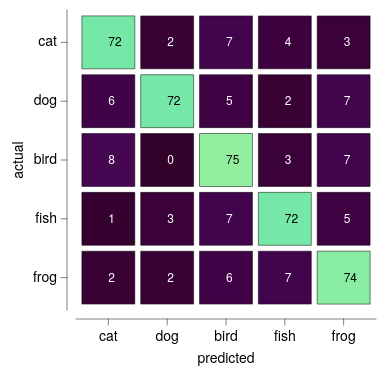

Specify this chart in Vega-Lite:
### Vega-Lite specification from a JSON file in a GitHub repository (floating-point values rounded to 4 significant figures)
{"background": null, "config": {"arc": {"fill": "#DBDBDB", "fillOpacity": 1.0, "innerRadius": 37.5, "padAngle": 0.03, "stroke": "black", "strokeOpacity": 1, "strokeWidth": 0.25}, "area": {"fill": "#DBDBDB", "fillOpacity": 1.0, "stroke": "black", "strokeOpacity": 1, "strokeWidth": 0.25}, "axis": {"domain": true, "domainCap": "round", "domainColor": "black", "domainWidth": 0.25, "grid": false, "gridCap": "round", "gridColor": "#F1F1F1", "gridDash": [0, 0], "gridOpacity": 1.0, "gridWidth": 0.25, "labelColor": "black", "labelFont": "Helvetica Neue", "labelFontSize": 7, "labelFontStyle": "normal", "labelFontWeight": 400, "offset": 4.5, "ticks": true, "tickCap": "round", "tickColor": "black", "tickRound": false, "tickSize": 3, "tickWidth": 0.25, "titleColor": "black", "titleFont": "Helvetica Neue", "titleFontSize": 7, "titleFontStyle": "normal", "titleFontWeight": 400}, "axisX": {"domain": true, "labelAlign": "center", "labelAngle": 0, "labels": true, "ticks": true, "translate": 0}, "axisY": {"domain": true, "labelAlign": "right", "labelAngle": 0, "labels": true, "ticks": true, "translate": 0}, "axisRight": {"domain": true, "labelAlign": "left", "labelAngle": 0, "labels": true, "ticks": true, "translate": 0}, "axisTop": {"domain": true, "labelAlign": "center", "labelAngle": 0, "labels": true, "ticks": true, "translate": 0}, "axisBand": {"tickOffset": 0}, "bar": {"fill": "#DBDBDB", "fillOpacity": 1.0, "stroke": "black", "strokeOpacity": 1, "strokeWidth": 0.25}, "boxplot": {"size": 13.5, "ticks": {"cornerRadius": 0.25, "fill": "black", "opacity": 1, "size": 6.75, "thickness": 0.25}, "box": {"fillOpacity": 1.0, "stroke": "black", "strokeOpacity": 1, "strokeWidth": 0.25}, "median": {"cornerRadius": 0, "fill": "black", "fillOpacity": 1.0, "opacity": 1, "size": 13.5, "thickness": 0.25}, "rule": {"fill": "black", "fillOpacity": 1.0, "size": 15.0, "stroke": "black", "strokeDash": [0, 0], "strokeOpacity": 1, "strokeWidth": 0.25}, "outliers": {"color": "black", "fill": "black", "fillOpacity": 1.0, "size": 0, "stroke": "black", "strokeOpacity": 1, "strokeWidth": 0.25}}, "circle": {"fill": "black", "fillOpacity": 1.0, "size": 0.75, "stroke": null, "strokeOpacity": 1, "strokeWidth": 0.25}, "errorband": {"band": {"fillOpacity": 0.6, "stroke": null, "strokeWidth": 0.25, "strokeOpacity": 1}, "borders": {"opacity": 0, "strokeOpacity": 0.25, "strokeWidth": 1}}, "errorbar": {"opacity": 1, "rule": {"strokeDash": [0, 0], "strokeWidth": 0.25}, "ticks": {"color": "black", "cornerRadius": 0.125, "opacity": 1, "size": 9.0, "thickness": 0.25}, "thickness": 0.25}, "font": "Helvetica Neue", "geoshape": {"fill": "#DBDBDB", "fillOpacity": 1.0, "stroke": "black", "strokeOpacity": 1, "strokeWidth": 0.25}, "header": {"labelColor": "black", "labelFont": "Helvetica Neue", "labelFontSize": 7, "labelFontStyle": "normal", "labelFontWeight": 400, "titleColor": "black", "titleFont": "Helvetica Neue", "titleFontSize": 7, "titleFontStyle": "normal", "titleFontWeight": 400, "titlePadding": 0}, "legend": {"disable": false, "offset": 4.5, "titlePadding": 4, "labelOffset": 2, "gradientLabelOffset": 2, "gradientLength": 75.0, "gradientThickness": 7.5, "gradientOpacity": 1.0, "gradientStrokeColor": "black", "gradientStrokeWidth": 0.25, "labelColor": "black", "labelFont": "Helvetica Neue", "labelFontSize": 7, "labelFontStyle": "normal", "labelFontWeight": 400, "strokeColor": "black", "strokeWidth": 0, "symbolSize": 42, "symbolStrokeColor": "black", "symbolStrokeWidth": 0.25, "titleColor": "black", "titleFont": "Helvetica Neue", "titleFontSize": 7, "titleFontStyle": "normal", "titleFontWeight": 400}, "line": {"color": "black", "stroke": "black", "strokeCap": "round", "strokeDash": [0, 0], "strokeOpacity": 1, "strokeWidth": 0.375}, "point": {"filled": true, "fill": "#DBDBDB", "fillOpacity": 1.0, "size": 7.5, "stroke": "black", "strokeOpacity": 1, "strokeWidth": 0.25}, "range": {"category": ["#C6D9F1", "#F1C9CB", "#FEF0B9", "#CEE37A", "#7AA8E0", "#E589A3", "#FDDD5D", "#68B961", "#4177B1", "#C35082", "#E5C227", "#438156"], "diverging": {"scheme": ["#C35082", "#CE6D94", "#D989A7", "#E2A4BA", "#EABFCE", "#F1DBE2", "#F6F6F6", "#D7E0EB", "#B9CBE0", "#9BB6D5", "#7DA1C9", "#5F8CBD", "#4177B1"]}, "heatmap": {"scheme": ["#32022B", "#43044D", "#4C196E", "#4D338C", "#484DA6", "#3A68BB", "#1D83CA", "#1D9CCB", "#23B5C9", "#28CDC5", "#4DE0B4", "#91EE9F"]}, "ordinal": {"scheme": ["#F1F1F1", "#DBDBDB", "#C6C6C6", "#B2B2B2", "#9D9D9D", "#898989", "#767676", "#636363", "#515151", "#404040", "#2F2F2F", "#1F1F1F"]}, "ramp": {"scheme": ["#32022B", "#43044D", "#4C196E", "#4D338C", "#484DA6", "#3A68BB", "#1D83CA", "#1D9CCB", "#23B5C9", "#28CDC5", "#4DE0B4", "#91EE9F"]}}, "rule": {"color": "black", "stroke": "black", "strokeCap": "round", "strokeDash": [2, 2], "strokeOpacity": 1, "strokeWidth": 0.25}, "scale": {"bandPaddingInner": 0.1, "bandPaddingOuter": 0.1, "round": false}, "rect": {"fill": "#DBDBDB", "fillOpacity": 1.0, "stroke": "black", "strokeOpacity": 1, "strokeWidth": 0.25}, "square": {"fill": "#DBDBDB", "fillOpacity": 1.0, "size": 15.0, "stroke": "black", "strokeOpacity": 1, "strokeWidth": 0.25}, "text": {"color": "black", "font": "Helvetica Neue", "fontSize": 7, "fontStyle": "normal", "fontWeight": 400}, "tick": {"color": "black", "cornerRadius": 0.125, "opacity": 1.0, "size": 13.5, "thickness": 0.25}, "title": {"anchor": "middle", "frame": "group", "color": "black", "font": "Helvetica Neue", "fontSize": 7, "fontStyle": "normal", "fontWeight": 400, "subtitleColor": "black", "subtitleFont": "Helvetica Neue", "subtitleFontSize": "Helvetica Neue", "subtitleFontStyle": "normal", "subtitleFontWeight": 400}, "trail": {"color": "black", "opacity": 1, "size": 0.375}, "view": {"continuousWidth": 150, "continuousHeight": 150, "discreteWidth": 150, "discreteHeight": 150, "fill": null, "stroke": null, "strokeWidth": 0.25}}, "layer": [{"data": {"name": "data-75049736d06c4bde48e9df5d371b93f2"}, "mark": {"type": "rect"}, "encoding": {"color": {"field": "n", "legend": null, "title": null, "type": "quantitative"}, "x": {"field": "pred", "sort": ["cat", "dog", "bird", "fish", "frog"], "title": "predicted", "type": "nominal"}, "y": {"field": "true", "sort": ["cat", "dog", "bird", "fish", "frog"], "title": "actual", "type": "nominal"}}}, {"layer": [{"data": {"values": [{"__dysonsphere__": 1}]}, "mark": {"type": "text", "align": "left", "angle": 0, "baseline": "middle", "color": "black", "dx": 0, "dy": 0, "fontSize": 6, "opacity": 1.0}, "encoding": {"text": {"value": "72"}, "x": {"datum": "cat"}, "y": {"datum": "cat"}}}, {"data": {"values": [{"__dysonsphere__": 1}]}, "mark": {"type": "text", "align": "left", "angle": 0, "baseline": "middle", "color": "white", "dx": 0, "dy": 0, "fontSize": 6, "opacity": 1.0}, "encoding": {"text": {"value": "2"}, "x": {"datum": "dog"}, "y": {"datum": "cat"}}}, {"data": {"values": [{"__dysonsphere__": 1}]}, "mark": {"type": "text", "align": "left", "angle": 0, "baseline": "middle", "color": "white", "dx": 0, "dy": 0, "fontSize": 6, "opacity": 1.0}, "encoding": {"text": {"value": "7"}, "x": {"datum": "bird"}, "y": {"datum": "cat"}}}, {"data": {"values": [{"__dysonsphere__": 1}]}, "mark": {"type": "text", "align": "left", "angle": 0, "baseline": "middle", "color": "white", "dx": 0, "dy": 0, "fontSize": 6, "opacity": 1.0}, "encoding": {"text": {"value": "4"}, "x": {"datum": "fish"}, "y": {"datum": "cat"}}}, {"data": {"values": [{"__dysonsphere__": 1}]}, "mark": {"type": "text", "align": "left", "angle": 0, "baseline": "middle", "color": "white", "dx": 0, "dy": 0, "fontSize": 6, "opacity": 1.0}, "encoding": {"text": {"value": "3"}, "x": {"datum": "frog"}, "y": {"datum": "cat"}}}, {"data": {"values": [{"__dysonsphere__": 1}]}, "mark": {"type": "text", "align": "left", "angle": 0, "baseline": "middle", "color": "white", "dx": 0, "dy": 0, "fontSize": 6, "opacity": 1.0}, "encoding": {"text": {"value": "6"}, "x": {"datum": "cat"}, "y": {"datum": "dog"}}}, {"data": {"values": [{"__dysonsphere__": 1}]}, "mark": {"type": "text", "align": "left", "angle": 0, "baseline": "middle", "color": "black", "dx": 0, "dy": 0, "fontSize": 6, "opacity": 1.0}, "encoding": {"text": {"value": "72"}, "x": {"datum": "dog"}, "y": {"datum": "dog"}}}, {"data": {"values": [{"__dysonsphere__": 1}]}, "mark": {"type": "text", "align": "left", "angle": 0, "baseline": "middle", "color": "white", "dx": 0, "dy": 0, "fontSize": 6, "opacity": 1.0}, "encoding": {"text": {"value": "5"}, "x": {"datum": "bird"}, "y": {"datum": "dog"}}}, {"data": {"values": [{"__dysonsphere__": 1}]}, "mark": {"type": "text", "align": "left", "angle": 0, "baseline": "middle", "color": "white", "dx": 0, "dy": 0, "fontSize": 6, "opacity": 1.0}, "encoding": {"text": {"value": "2"}, "x": {"datum": "fish"}, "y": {"datum": "dog"}}}, {"data": {"values": [{"__dysonsphere__": 1}]}, "mark": {"type": "text", "align": "left", "angle": 0, "baseline": "middle", "color": "white", "dx": 0, "dy": 0, "fontSize": 6, "opacity": 1.0}, "encoding": {"text": {"value": "7"}, "x": {"datum": "frog"}, "y": {"datum": "dog"}}}, {"data": {"values": [{"__dysonsphere__": 1}]}, "mark": {"type": "text", "align": "left", "angle": 0, "baseline": "middle", "color": "white", "dx": 0, "dy": 0, "fontSize": 6, "opacity": 1.0}, "encoding": {"text": {"value": "8"}, "x": {"datum": "cat"}, "y": {"datum": "bird"}}}, {"data": {"values": [{"__dysonsphere__": 1}]}, "mark": {"type": "text", "align": "left", "angle": 0, "baseline": "middle", "color": "white", "dx": 0, "dy": 0, "fontSize": 6, "opacity": 1.0}, "encoding": {"text": {"value": "0"}, "x": {"datum": "dog"}, "y": {"datum": "bird"}}}, {"data": {"values": [{"__dysonsphere__": 1}]}, "mark": {"type": "text", "align": "left", "angle": 0, "baseline": "middle", "color": "black", "dx": 0, "dy": 0, "fontSize": 6, "opacity": 1.0}, "encoding": {"text": {"value": "75"}, "x": {"datum": "bird"}, "y": {"datum": "bird"}}}, {"data": {"values": [{"__dysonsphere__": 1}]}, "mark": {"type": "text", "align": "left", "angle": 0, "baseline": "middle", "color": "white", "dx": 0, "dy": 0, "fontSize": 6, "opacity": 1.0}, "encoding": {"text": {"value": "3"}, "x": {"datum": "fish"}, "y": {"datum": "bird"}}}, {"data": {"values": [{"__dysonsphere__": 1}]}, "mark": {"type": "text", "align": "left", "angle": 0, "baseline": "middle", "color": "white", "dx": 0, "dy": 0, "fontSize": 6, "opacity": 1.0}, "encoding": {"text": {"value": "7"}, "x": {"datum": "frog"}, "y": {"datum": "bird"}}}, {"data": {"values": [{"__dysonsphere__": 1}]}, "mark": {"type": "text", "align": "left", "angle": 0, "baseline": "middle", "color": "white", "dx": 0, "dy": 0, "fontSize": 6, "opacity": 1.0}, "encoding": {"text": {"value": "1"}, "x": {"datum": "cat"}, "y": {"datum": "fish"}}}, {"data": {"values": [{"__dysonsphere__": 1}]}, "mark": {"type": "text", "align": "left", "angle": 0, "baseline": "middle", "color": "white", "dx": 0, "dy": 0, "fontSize": 6, "opacity": 1.0}, "encoding": {"text": {"value": "3"}, "x": {"datum": "dog"}, "y": {"datum": "fish"}}}, {"data": {"values": [{"__dysonsphere__": 1}]}, "mark": {"type": "text", "align": "left", "angle": 0, "baseline": "middle", "color": "white", "dx": 0, "dy": 0, "fontSize": 6, "opacity": 1.0}, "encoding": {"text": {"value": "7"}, "x": {"datum": "bird"}, "y": {"datum": "fish"}}}, {"data": {"values": [{"__dysonsphere__": 1}]}, "mark": {"type": "text", "align": "left", "angle": 0, "baseline": "middle", "color": "black", "dx": 0, "dy": 0, "fontSize": 6, "opacity": 1.0}, "encoding": {"text": {"value": "72"}, "x": {"datum": "fish"}, "y": {"datum": "fish"}}}, {"data": {"values": [{"__dysonsphere__": 1}]}, "mark": {"type": "text", "align": "left", "angle": 0, "baseline": "middle", "color": "white", "dx": 0, "dy": 0, "fontSize": 6, "opacity": 1.0}, "encoding": {"text": {"value": "5"}, "x": {"datum": "frog"}, "y": {"datum": "fish"}}}, {"data": {"values": [{"__dysonsphere__": 1}]}, "mark": {"type": "text", "align": "left", "angle": 0, "baseline": "middle", "color": "white", "dx": 0, "dy": 0, "fontSize": 6, "opacity": 1.0}, "encoding": {"text": {"value": "2"}, "x": {"datum": "cat"}, "y": {"datum": "frog"}}}, {"data": {"values": [{"__dysonsphere__": 1}]}, "mark": {"type": "text", "align": "left", "angle": 0, "baseline": "middle", "color": "white", "dx": 0, "dy": 0, "fontSize": 6, "opacity": 1.0}, "encoding": {"text": {"value": "2"}, "x": {"datum": "dog"}, "y": {"datum": "frog"}}}, {"data": {"values": [{"__dysonsphere__": 1}]}, "mark": {"type": "text", "align": "left", "angle": 0, "baseline": "middle", "color": "white", "dx": 0, "dy": 0, "fontSize": 6, "opacity": 1.0}, "encoding": {"text": {"value": "6"}, "x": {"datum": "bird"}, "y": {"datum": "frog"}}}, {"data": {"values": [{"__dysonsphere__": 1}]}, "mark": {"type": "text", "align": "left", "angle": 0, "baseline": "middle", "color": "white", "dx": 0, "dy": 0, "fontSize": 6, "opacity": 1.0}, "encoding": {"text": {"value": "7"}, "x": {"datum": "fish"}, "y": {"datum": "frog"}}}, {"data": {"values": [{"__dysonsphere__": 1}]}, "mark": {"type": "text", "align": "left", "angle": 0, "baseline": "middle", "color": "black", "dx": 0, "dy": 0, "fontSize": 6, "opacity": 1.0}, "encoding": {"text": {"value": "74"}, "x": {"datum": "frog"}, "y": {"datum": "frog"}}}]}], "$schema": "https://vega.github.io/schema/vega-lite/v6.4.1.json", "datasets": {"data-75049736d06c4bde48e9df5d371b93f2": [{"true": "cat", "pred": "cat", "n": 72}, {"true": "cat", "pred": "dog", "n": 2}, {"true": "cat", "pred": "bird", "n": 7}, {"true": "cat", "pred": "fish", "n": 4}, {"true": "cat", "pred": "frog", "n": 3}, {"true": "dog", "pred": "cat", "n": 6}, {"true": "dog", "pred": "dog", "n": 72}, {"true": "dog", "pred": "bird", "n": 5}, {"true": "dog", "pred": "fish", "n": 2}, {"true": "dog", "pred": "frog", "n": 7}, {"true": "bird", "pred": "cat", "n": 8}, {"true": "bird", "pred": "dog", "n": 0}, {"true": "bird", "pred": "bird", "n": 75}, {"true": "bird", "pred": "fish", "n": 3}, {"true": "bird", "pred": "frog", "n": 7}, {"true": "fish", "pred": "cat", "n": 1}, {"true": "fish", "pred": "dog", "n": 3}, {"true": "fish", "pred": "bird", "n": 7}, {"true": "fish", "pred": "fish", "n": 72}, {"true": "fish", "pred": "frog", "n": 5}, {"true": "frog", "pred": "cat", "n": 2}, {"true": "frog", "pred": "dog", "n": 2}, {"true": "frog", "pred": "bird", "n": 6}, {"true": "frog", "pred": "fish", "n": 7}, {"true": "frog", "pred": "frog", "n": 74}]}}
